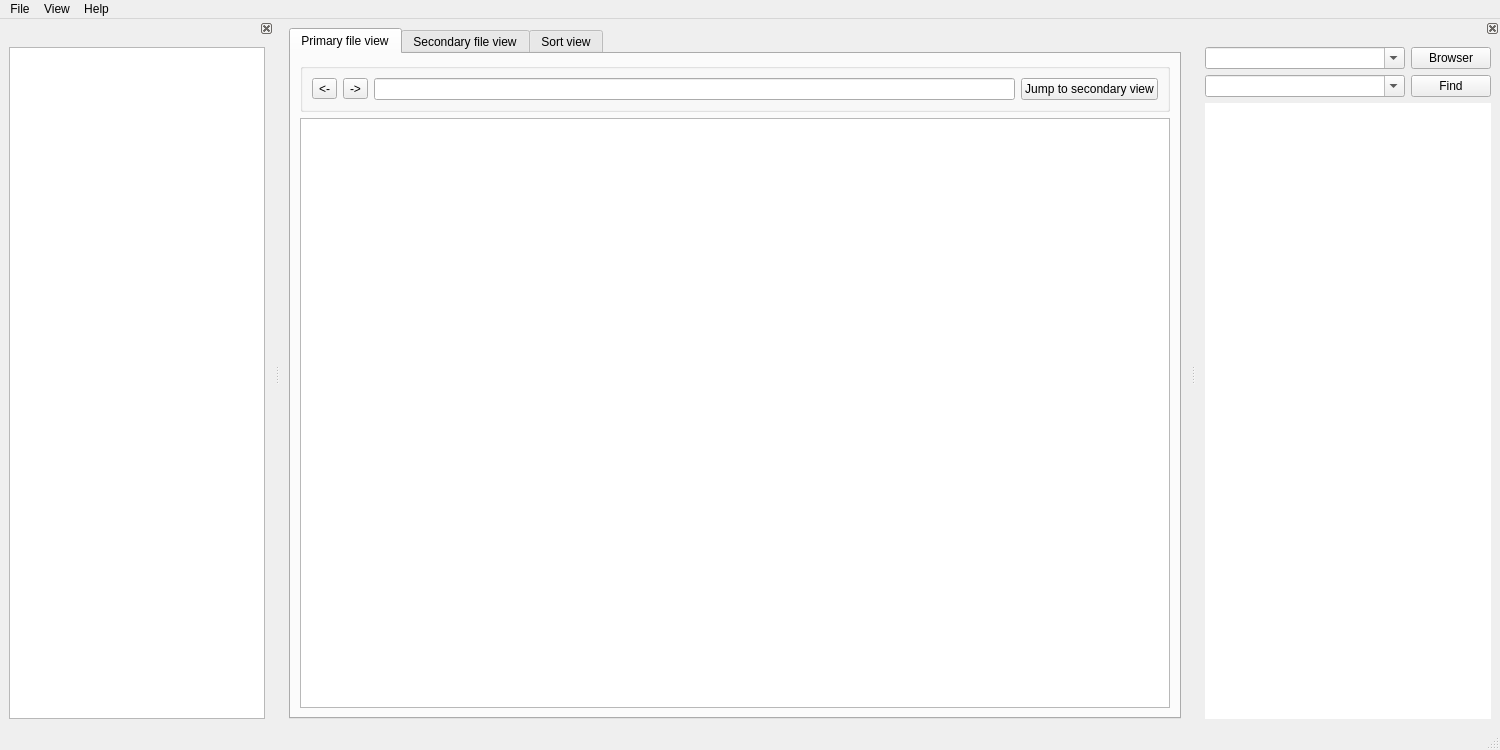
<?xml version="1.0" encoding="UTF-8"?>
<ui version="4.0">
 <class>MainWindow</class>
 <widget class="QMainWindow" name="MainWindow">
  <property name="geometry">
   <rect>
    <x>0</x>
    <y>0</y>
    <width>1500</width>
    <height>750</height>
   </rect>
  </property>
  <property name="sizePolicy">
   <sizepolicy hsizetype="Preferred" vsizetype="Preferred">
    <horstretch>0</horstretch>
    <verstretch>0</verstretch>
   </sizepolicy>
  </property>
  <property name="windowTitle">
   <string>MainWindow</string>
  </property>
  <property name="windowIcon">
   <iconset resource="resource.qrc">
    <normaloff>:/resource/IMG_20221003_153501.png</normaloff>:/resource/IMG_20221003_153501.png</iconset>
  </property>
  <property name="iconSize">
   <size>
    <width>18</width>
    <height>18</height>
   </size>
  </property>
  <widget class="QWidget" name="centralwidget">
   <layout class="QHBoxLayout" name="horizontalLayout_3">
    <item>
     <widget class="MyTabWidget" name="tabWidget">
      <property name="currentIndex">
       <number>0</number>
      </property>
      <property name="iconSize">
       <size>
        <width>20</width>
        <height>25</height>
       </size>
      </property>
      <property name="elideMode">
       <enum>Qt::ElideNone</enum>
      </property>
      <property name="documentMode">
       <bool>false</bool>
      </property>
      <property name="tabsClosable">
       <bool>false</bool>
      </property>
      <property name="movable">
       <bool>false</bool>
      </property>
      <property name="tabBarAutoHide">
       <bool>true</bool>
      </property>
      <widget class="FileWidget" name="tab">
       <attribute name="icon">
        <iconset theme="emblem-important">
         <normaloff>.</normaloff>.</iconset>
       </attribute>
       <attribute name="title">
        <string>Primary file view</string>
       </attribute>
       <layout class="QFormLayout" name="formLayout">
        <item row="0" column="0" colspan="2">
         <widget class="QGroupBox" name="groupBox">
          <property name="title">
           <string/>
          </property>
          <layout class="QHBoxLayout" name="horizontalLayout_2">
           <item>
            <widget class="QToolButton" name="toolButton">
             <property name="text">
              <string>&lt;-</string>
             </property>
             <property name="icon">
              <iconset resource="resource.qrc">
               <normaloff>:/resource/cdParent.png</normaloff>:/resource/cdParent.png</iconset>
             </property>
            </widget>
           </item>
           <item>
            <widget class="QToolButton" name="toolButton_2">
             <property name="text">
              <string>-&gt;</string>
             </property>
             <property name="icon">
              <iconset resource="resource.qrc">
               <normaloff>:/resource/backChild.png</normaloff>:/resource/backChild.png</iconset>
             </property>
            </widget>
           </item>
           <item>
            <widget class="QLineEdit" name="lineEdit">
             <property name="minimumSize">
              <size>
               <width>500</width>
               <height>0</height>
              </size>
             </property>
            </widget>
           </item>
           <item>
            <widget class="QPushButton" name="pushButton">
             <property name="maximumSize">
              <size>
               <width>16777215</width>
               <height>16777215</height>
              </size>
             </property>
             <property name="text">
              <string>Jump to secondary view</string>
             </property>
             <property name="autoDefault">
              <bool>false</bool>
             </property>
             <property name="default">
              <bool>false</bool>
             </property>
             <property name="flat">
              <bool>false</bool>
             </property>
            </widget>
           </item>
          </layout>
         </widget>
        </item>
        <item row="1" column="0" colspan="2">
         <widget class="TreeView" name="treeView_3">
          <property name="focusPolicy">
           <enum>Qt::TabFocus</enum>
          </property>
          <property name="acceptDrops">
           <bool>true</bool>
          </property>
         </widget>
        </item>
       </layout>
      </widget>
      <widget class="QWidget" name="tab_3">
       <attribute name="icon">
        <iconset theme="edit-find">
         <normaloff>.</normaloff>.</iconset>
       </attribute>
       <attribute name="title">
        <string>Secondary file view</string>
       </attribute>
       <layout class="QFormLayout" name="formLayout_2">
        <item row="0" column="0" colspan="2">
         <widget class="QGroupBox" name="groupBox_2">
          <property name="title">
           <string/>
          </property>
          <layout class="QHBoxLayout" name="horizontalLayout_5">
           <item>
            <widget class="QLineEdit" name="lineEdit_3"/>
           </item>
           <item>
            <widget class="QPushButton" name="pushButton_2">
             <property name="text">
              <string>Back to primary view</string>
             </property>
             <property name="autoDefault">
              <bool>false</bool>
             </property>
             <property name="default">
              <bool>false</bool>
             </property>
            </widget>
           </item>
          </layout>
         </widget>
        </item>
        <item row="1" column="0" colspan="2">
         <widget class="TreeView" name="treeView"/>
        </item>
       </layout>
      </widget>
      <widget class="QWidget" name="tab_2">
       <attribute name="icon">
        <iconset theme="edit-select-all">
         <normaloff>.</normaloff>.</iconset>
       </attribute>
       <attribute name="title">
        <string>Sort view</string>
       </attribute>
       <layout class="QFormLayout" name="formLayout_3">
        <item row="0" column="0" colspan="2">
         <widget class="QGroupBox" name="groupBox_3">
          <property name="title">
           <string/>
          </property>
          <layout class="QHBoxLayout" name="horizontalLayout_4">
           <item>
            <widget class="QComboBox" name="comboBox">
             <property name="minimumSize">
              <size>
               <width>500</width>
               <height>0</height>
              </size>
             </property>
             <property name="editable">
              <bool>true</bool>
             </property>
             <item>
              <property name="text">
               <string>pdf</string>
              </property>
             </item>
             <item>
              <property name="text">
               <string>zip</string>
              </property>
             </item>
             <item>
              <property name="text">
               <string>rar</string>
              </property>
             </item>
             <item>
              <property name="text">
               <string>png</string>
              </property>
             </item>
             <item>
              <property name="text">
               <string>cpp</string>
              </property>
             </item>
             <item>
              <property name="text">
               <string>jpg</string>
              </property>
             </item>
            </widget>
           </item>
           <item>
            <widget class="QPushButton" name="pushButton_3">
             <property name="text">
              <string>sort</string>
             </property>
            </widget>
           </item>
          </layout>
         </widget>
        </item>
        <item row="1" column="0" colspan="2">
         <widget class="ListWidget" name="listWidget_4">
          <property name="statusTip">
           <string/>
          </property>
         </widget>
        </item>
       </layout>
      </widget>
     </widget>
    </item>
   </layout>
  </widget>
  <widget class="QMenuBar" name="menubar">
   <property name="geometry">
    <rect>
     <x>0</x>
     <y>0</y>
     <width>1500</width>
     <height>17</height>
    </rect>
   </property>
   <widget class="QMenu" name="menufile">
    <property name="title">
     <string>File</string>
    </property>
   </widget>
   <widget class="QMenu" name="menuview">
    <property name="title">
     <string>View</string>
    </property>
   </widget>
   <widget class="QMenu" name="menuhelp">
    <property name="title">
     <string>Help</string>
    </property>
   </widget>
   <addaction name="menufile"/>
   <addaction name="menuview"/>
   <addaction name="menuhelp"/>
  </widget>
  <widget class="QDockWidget" name="dockWidget">
   <property name="cursor">
    <cursorShape>UpArrowCursor</cursorShape>
   </property>
   <property name="features">
    <set>QDockWidget::DockWidgetClosable</set>
   </property>
   <property name="allowedAreas">
    <set>Qt::LeftDockWidgetArea</set>
   </property>
   <attribute name="dockWidgetArea">
    <number>1</number>
   </attribute>
   <widget class="QWidget" name="dockWidgetContents">
    <layout class="QHBoxLayout" name="horizontalLayout">
     <item>
      <widget class="TreeView" name="treeView_2">
       <property name="acceptDrops">
        <bool>true</bool>
       </property>
       <property name="dragDropOverwriteMode">
        <bool>true</bool>
       </property>
      </widget>
     </item>
    </layout>
   </widget>
  </widget>
  <widget class="FindWidget" name="dockWidget_3">
   <property name="features">
    <set>QDockWidget::DockWidgetClosable</set>
   </property>
   <attribute name="dockWidgetArea">
    <number>2</number>
   </attribute>
   <widget class="QWidget" name="dockWidgetContents_3">
    <layout class="QFormLayout" name="formLayout_5">
     <item row="0" column="0">
      <widget class="QComboBox" name="comboBox_2">
       <property name="minimumSize">
        <size>
         <width>200</width>
         <height>0</height>
        </size>
       </property>
       <property name="editable">
        <bool>true</bool>
       </property>
      </widget>
     </item>
     <item row="0" column="1">
      <widget class="QPushButton" name="pushButton_5">
       <property name="text">
        <string>Browser</string>
       </property>
       <property name="default">
        <bool>false</bool>
       </property>
      </widget>
     </item>
     <item row="1" column="0">
      <widget class="QComboBox" name="comboBox_3">
       <property name="minimumSize">
        <size>
         <width>200</width>
         <height>0</height>
        </size>
       </property>
       <property name="editable">
        <bool>true</bool>
       </property>
      </widget>
     </item>
     <item row="1" column="1">
      <widget class="QPushButton" name="pushButton_4">
       <property name="text">
        <string>Find</string>
       </property>
       <property name="default">
        <bool>false</bool>
       </property>
      </widget>
     </item>
     <item row="2" column="0" colspan="2">
      <widget class="TableWidget" name="tableWidget">
       <property name="frameShape">
        <enum>QFrame::VLine</enum>
       </property>
       <property name="lineWidth">
        <number>0</number>
       </property>
       <property name="verticalScrollMode">
        <enum>QAbstractItemView::ScrollPerPixel</enum>
       </property>
       <property name="showGrid">
        <bool>true</bool>
       </property>
       <property name="rowCount">
        <number>0</number>
       </property>
       <attribute name="horizontalHeaderVisible">
        <bool>true</bool>
       </attribute>
       <attribute name="horizontalHeaderCascadingSectionResizes">
        <bool>true</bool>
       </attribute>
       <attribute name="horizontalHeaderMinimumSectionSize">
        <number>1</number>
       </attribute>
       <attribute name="horizontalHeaderHighlightSections">
        <bool>true</bool>
       </attribute>
       <attribute name="horizontalHeaderShowSortIndicator" stdset="0">
        <bool>true</bool>
       </attribute>
       <attribute name="horizontalHeaderStretchLastSection">
        <bool>true</bool>
       </attribute>
       <attribute name="verticalHeaderVisible">
        <bool>false</bool>
       </attribute>
       <attribute name="verticalHeaderCascadingSectionResizes">
        <bool>true</bool>
       </attribute>
       <attribute name="verticalHeaderMinimumSectionSize">
        <number>0</number>
       </attribute>
       <attribute name="verticalHeaderDefaultSectionSize">
        <number>30</number>
       </attribute>
       <attribute name="verticalHeaderHighlightSections">
        <bool>true</bool>
       </attribute>
       <attribute name="verticalHeaderShowSortIndicator" stdset="0">
        <bool>false</bool>
       </attribute>
       <attribute name="verticalHeaderStretchLastSection">
        <bool>false</bool>
       </attribute>
      </widget>
     </item>
    </layout>
   </widget>
  </widget>
  <widget class="QStatusBar" name="statusBar"/>
  <action name="exitmenu">
   <property name="text">
    <string>exit</string>
   </property>
  </action>
  <action name="actionabout">
   <property name="text">
    <string>about</string>
   </property>
  </action>
  <action name="actionnavigator">
   <property name="text">
    <string>navigator</string>
   </property>
  </action>
  <action name="actionnewfile">
   <property name="text">
    <string>newfile</string>
   </property>
  </action>
  <action name="actionnewdir">
   <property name="text">
    <string>newdir</string>
   </property>
  </action>
  <action name="actionfind">
   <property name="text">
    <string>find</string>
   </property>
  </action>
 </widget>
 <customwidgets>
  <customwidget>
   <class>TreeView</class>
   <extends>QTreeView</extends>
   <header>treeview.h</header>
  </customwidget>
  <customwidget>
   <class>FileWidget</class>
   <extends>QWidget</extends>
   <header>filewidget.h</header>
   <container>1</container>
  </customwidget>
  <customwidget>
   <class>ListWidget</class>
   <extends>QListWidget</extends>
   <header>listwidget.h</header>
  </customwidget>
  <customwidget>
   <class>FindWidget</class>
   <extends>QDockWidget</extends>
   <header>findwidget.h</header>
   <container>1</container>
  </customwidget>
  <customwidget>
   <class>TableWidget</class>
   <extends>QTableWidget</extends>
   <header>tablewidget.h</header>
  </customwidget>
  <customwidget>
   <class>MyTabWidget</class>
   <extends>QTabWidget</extends>
   <header>mytabwidget.h</header>
   <container>1</container>
  </customwidget>
 </customwidgets>
 <resources>
  <include location="resource.qrc"/>
 </resources>
 <connections/>
</ui>
